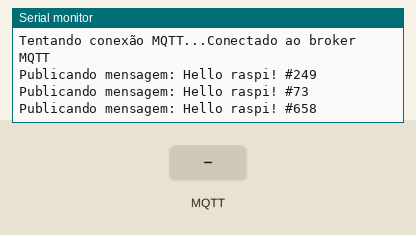
A sketch run on a simulated ESP32. On the bench: the last lines printed to the serial monitor. The test bench sets the inputs (shaded band). WiFi joins after 1.5 s; servers stay silent unless stated; random numbers use the default seed unless the sketch sets one; no MQTT or app messages arrive unless stated.

Above: at 2.7 s.
2.8 s: MQTT message "1" arrives on the first subscribed topic
At 2.99 s:
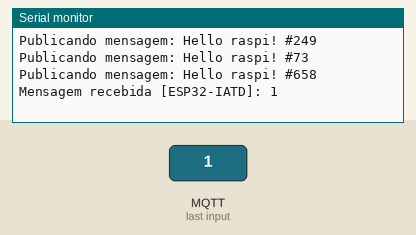
4.3 s: MQTT message "on" arrives on the first subscribed topic
At 4.49 s:
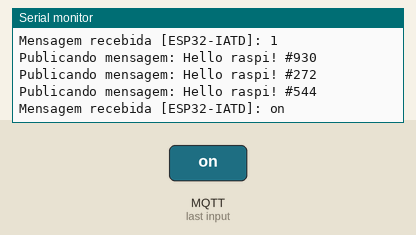
5.8 s: MQTT message "off" arrives on the first subscribed topic
At 5.99 s:
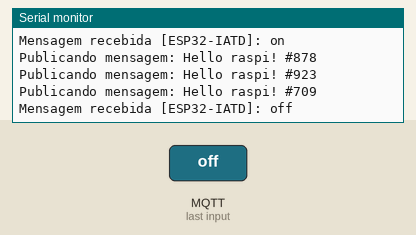
Timing chart, 0 to 8.8 s (numbered marks = the images above; inputs shaded):
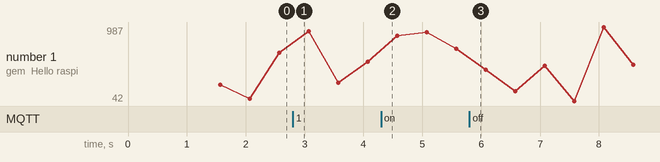

The sketch:

IATDclienteMQTT.ino
```cpp
#include <WiFi.h>
#include <PubSubClient.h>

// Configurações da rede Wi-Fi
const char* ssid = "SSID";
const char* password = "PASSWORD";

// IP fixo
IPAddress local_IP(192, 168, 100, 3);
IPAddress gateway(192, 168, 100, 1);
IPAddress subnet(255, 255, 255, 0);
IPAddress primaryDNS(8, 8, 8, 8); // Opcional

// Configurações do broker MQTT
const char* mqtt_server = "192.168.100.2";
const int mqtt_port = 1883;
const char* mqtt_user = "esp32-IATD";
const char* mqtt_password = "IATD@mtel";

// Tópicos MQTT
const char* publish_topic = "rasp-IATD";
const char* subscribe_topic = "ESP32-IATD";

// Objetos WiFi e MQTT
WiFiClient espClient;
PubSubClient client(espClient);

// Controle de tempo para envio periódico
unsigned long lastMsg = 0;
const long interval = 500;

void setup_wifi() {
  delay(10);
  Serial.println();
  Serial.print("Conectando-se a ");
  Serial.println(ssid);

  WiFi.begin(ssid, password);
  while (WiFi.status() != WL_CONNECTED) {
    delay(500);
    Serial.print(".");
  }

  Serial.println("");
  Serial.println("WiFi conectado");
  Serial.println("Endereço IP: ");
  Serial.println(WiFi.localIP());
}

// Função chamada ao receber mensagem no tópico inscrito
void callback(char* topic, byte* payload, unsigned int length) {
  Serial.print("Mensagem recebida [");
  Serial.print(topic);
  Serial.print("]: ");
  for (unsigned int i = 0; i < length; i++) {
    Serial.print((char)payload[i]);
  }
  Serial.println();
}

// Reconecta ao MQTT se necessário
void reconnect() {
  while (!client.connected()) {
    Serial.print("Tentando conexão MQTT...");
    String clientId = "ESP32Client-";
    clientId += String(random(0xffff), HEX);

    if (client.connect(clientId.c_str(), mqtt_user, mqtt_password)) {
      Serial.println("Conectado ao broker MQTT");
      client.subscribe(subscribe_topic);
    } else {
      Serial.print("Falha na conexão. Código: ");
      Serial.print(client.state());
      Serial.println(" Tentando novamente em 5 segundos...");
      delay(5000);
    }
  }
}

void setup() {
  Serial.begin(115200);
  setup_wifi();
  client.setServer(mqtt_server, mqtt_port);
  client.setCallback(callback);
}

void loop() {
  if (!client.connected()) {
    reconnect();
  }
  client.loop();

  unsigned long now = millis();
  if (now - lastMsg > interval) {
    lastMsg = now;
    int randNumber = random(0, 1000);
    String msg = "Hello raspi! #" + String(randNumber);
    Serial.print("Publicando mensagem: ");
    Serial.println(msg);
    client.publish(publish_topic, msg.c_str());
  }
}
```

Measured:
- after the input at 2.8 s, the serial monitor: prints a new line at once (image 1)
- after the input at 4.3 s, the serial monitor: prints a new line at once (image 2)
- after the input at 5.8 s, the serial monitor: prints a new line at once (image 3)
